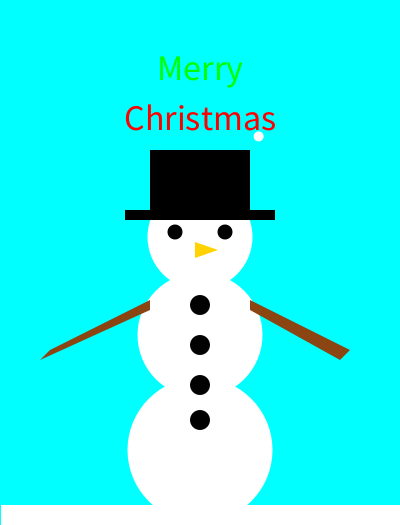
Frame 1 (no input)
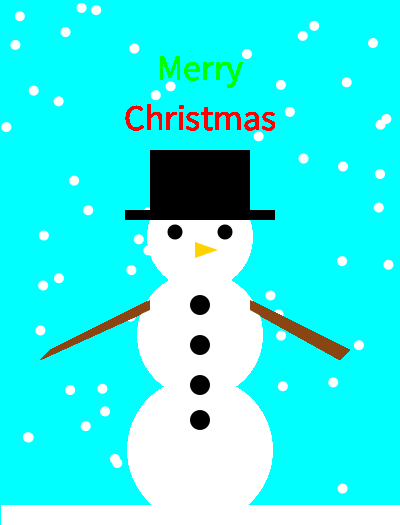
Frame 60 (the mouse pressed at the canvas centre just before this capture)
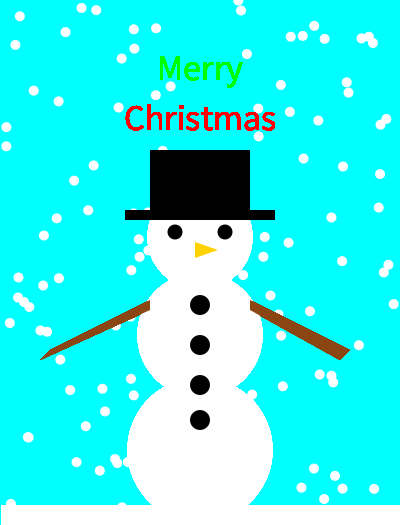
Frame 120 (the mouse held since frame 60 and released just before this capture)

The Processing sketch that drew these frames (run headless with seeded random() and noise(); from frame 60 on, the mouse is pressed at the canvas centre):

// Processing sketch: processing_83653
// ── processing_83653.pde

void setup()
{
  size(400,525);
  background(0,255,255);
  smooth();
  frameRate(20);
  noStroke();
  textSize(36); 
}
void draw()
{
 
 
  fill(255,255,255);
  ellipse(200,450,145,145);
  fill(255,255,255);
   ellipse(200,335,125,125);
   fill(255,255,255);
   ellipse(200,237,105,105);
   fill(0,0,0);
  ellipse(200,345,20,20);
  fill(0,0,0);
  ellipse(200,305,20,20);
  fill(0,0,0);
  ellipse(200,385,20,20);
  fill(0,0,0);
  ellipse(200,420,20,20);
  fill(0,0,0);
  ellipse(175,232,15,15);
  fill(0,0,0);
  ellipse(225,232,15,15);
  fill(255,210,0);
  triangle(195,242,195,258,218,250);
  fill(255,255,255);
  rect(1,505,400,20);
  fill(255,255,255);
  ellipse(random(width),random(height),10,10);
  fill(139,69,19);
  quad(250,300,350,350,340,360,250,310);
  fill(139,69,19);
  quad(150,300,50,350,40,360,150,310);
  fill(0,0,0);
  quad(250,150,250,210,150,210,150,150);
  quad(275,210,275,220,125,220,125,210);
 smooth();
  fill(0,255,0);
  textAlign(CENTER);

  text("Merry",200,80);
  smooth();
  fill(255,0,0);
  textSize(36);
  text("Christmas",200,130);
}
